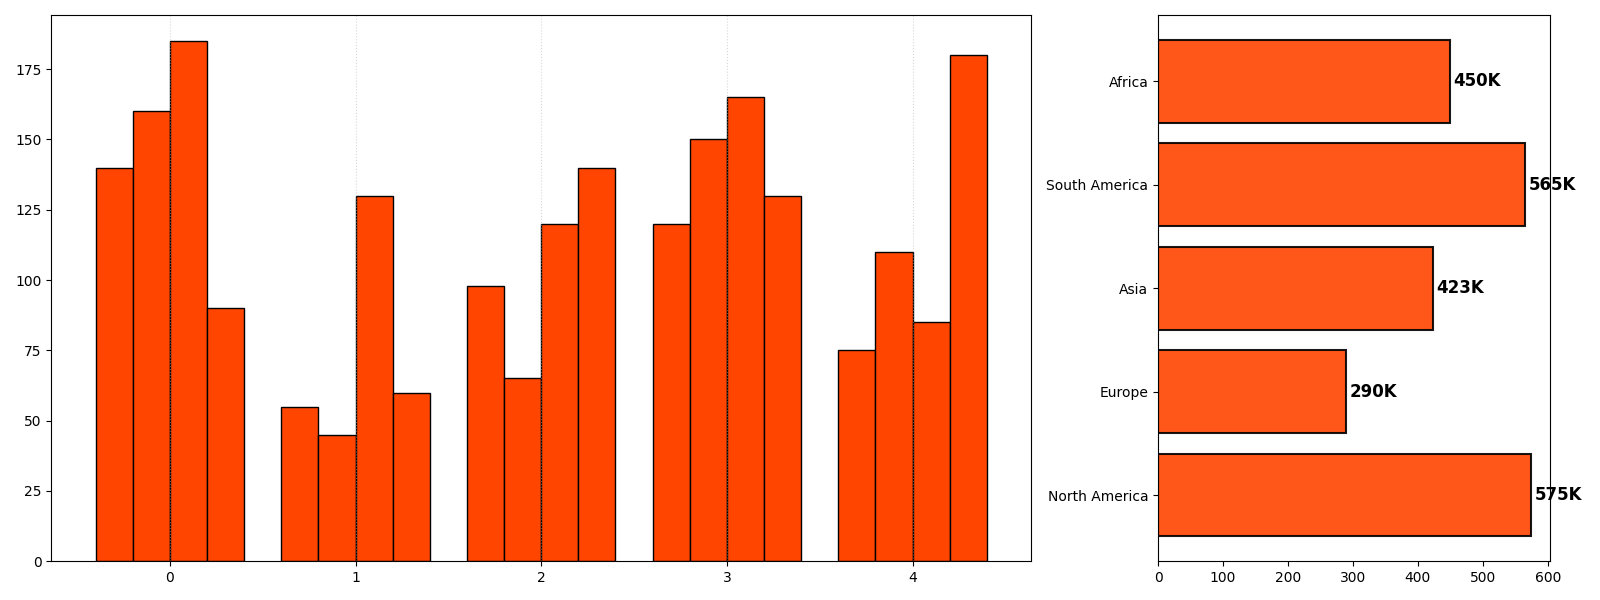

Generate this figure with Python:
import matplotlib.pyplot as plt
import numpy as np

regions = ['North America', 'Europe', 'Asia', 'South America', 'Africa']
q1_sales = [140, 55, 98, 120, 75]
q2_sales = [160, 45, 65, 150, 110]
q3_sales = [185, 130, 120, 165, 85]
q4_sales = [90, 60, 140, 130, 180]

fig, (ax1, ax2) = plt.subplots(1, 2, figsize=(16, 6), gridspec_kw={'width_ratios': [2.5, 1]})

bar_width = 0.2
bar_positions = np.arange(len(regions))
consistent_color = '#FF4500'  # Single color for all data groups
edge_color = 'black'  # Single edge color for all data groups

ax1.bar(bar_positions - 1.5 * bar_width, q1_sales, width=bar_width, color=consistent_color, edgecolor=edge_color, linestyle='-', linewidth=1)
ax1.bar(bar_positions - 0.5 * bar_width, q2_sales, width=bar_width, color=consistent_color, edgecolor=edge_color, linestyle='-', linewidth=1)
ax1.bar(bar_positions + 0.5 * bar_width, q3_sales, width=bar_width, color=consistent_color, edgecolor=edge_color, linestyle='-', linewidth=1)
ax1.bar(bar_positions + 1.5 * bar_width, q4_sales, width=bar_width, color=consistent_color, edgecolor=edge_color, linestyle='-', linewidth=1)

ax1.xaxis.grid(True, linestyle=':', alpha=0.5)

overall_sales = np.array(q1_sales) + np.array(q2_sales) + np.array(q3_sales) + np.array(q4_sales)

ax2.barh(regions, overall_sales, color=consistent_color, edgecolor=edge_color, linestyle='-', linewidth=1.5, alpha=0.9)

for i in range(len(overall_sales)):
    ax2.text(overall_sales[i] + 5, i, f'{overall_sales[i]}K', va='center', ha='left', fontsize=12, color='black', fontweight='bold')

plt.tight_layout()

plt.show()
